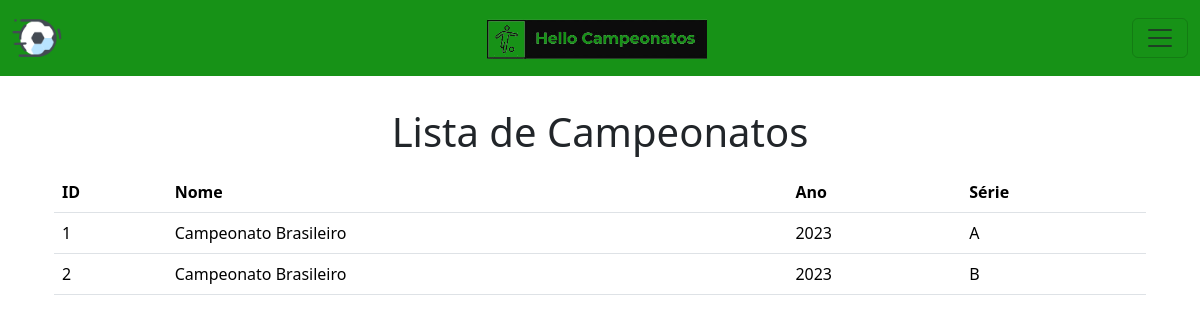
Screenshot of /campeonato-list/ with the database file from the repository.
### tasks/models.py (models this page shows, shortened)
class Campeonato(models.Model):
    nome = models.TextField()
    ano = models.IntegerField()
    serie = models.CharField(max_length=1)

### tasks/views.py (the view)
# urls.py: path('campeonato-list/', views.campeonato_list, name='campeonato_list'),
def campeonato_list(request):
    campeonato_list = Campeonato.objects.all()
    return render(request, 'campeonato_list.html', {'campeonato_list': campeonato_list})

### tasks/templates/campeonato_list.html (shortened to what this page needs)
{% extends 'home.html' %}
{% block content %}
  <main class="container mt-5">
    <h1 class="text-center">Lista de Campeonatos</h1>
    <table class="table mt-3">
      <thead>
        <tr>
          <th>ID</th>
          <th>Nome</th>
          <th>Ano</th>
          <th>Série</th>
        </tr>
      </thead>
      <tbody>
        {% for campeonato in campeonato_list %}
          <tr>
            <td>{{ campeonato.id }}</td>
            <td>{{ campeonato.nome }}</td>
            <td>{{ campeonato.ano }}</td>
            <td>{{ campeonato.serie }}</td>
          </tr>
        {% endfor %}
      </tbody>
    </table>
  </main>
{% endblock %}

### tasks/templates/menu.html (style rules this page uses)
body { padding-top: 60px; padding-bottom: 60px; }

### rows the page displays
Campeonato: id "1", nome "Campeonato Brasileiro", ano "2023", serie "A"
Campeonato: id "2", nome "Campeonato Brasileiro", ano "2023", serie "B"
